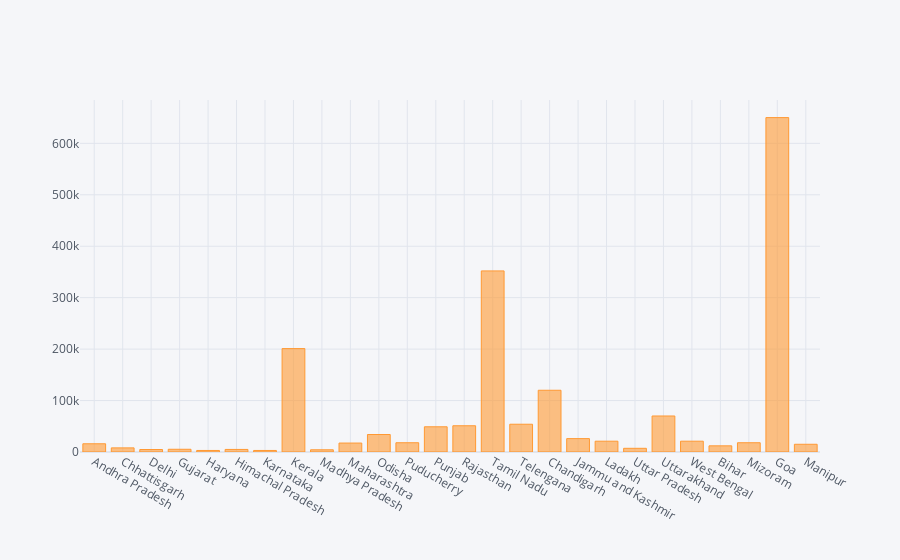

Notebook cell for this chart:
### Code cell
import cufflinks as cf
cf.go_offline()
cf.set_config_file(offline=False, world_readable=True)
#Pandas vis
df.plot(kind='bar',x='Name of State / UT',y='Total Vaccine')
plt.show()
#Plotly
df.iplot(kind='bar',x='Name of State / UT',y='Total Vaccine')

### Figure 1 — Plotly figure (JSON) as saved in the notebook; plotly's stock layout.template omitted (floating-point values rounded to 4 significant figures)
{"data": [{"marker": {"color": "rgba(255, 153, 51, 0.6)", "line": {"color": "rgba(255, 153, 51, 1.0)", "width": 1}}, "name": "Total Vaccine", "orientation": "v", "text": "", "type": "bar", "x": ["Andhra Pradesh", "Chhattisgarh", "Delhi", "Gujarat", "Haryana", "Himachal Pradesh", "Karnataka", "Kerala", "Madhya Pradesh", "Maharashtra", "Odisha", "Puducherry", "Punjab", "Rajasthan", "Tamil Nadu", "Telengana", "Chandigarh", "Jammu and Kashmir", "Ladakh", "Uttar Pradesh", "Uttarakhand", "West Bengal", "Bihar", "Mizoram", "Goa", "Manipur"], "y": [16000, 8000, 4800, 5300, 3000, 5000, 3000, 201000, 4300, 17400, 34000, 18000, 49000, 51000, 352000, 54000, 120000, 26000, 21000, 7200, 70000, 21000, 12000, 18000, 650000, 15000]}], "layout": {"legend": {"bgcolor": "#F5F6F9", "font": {"color": "#4D5663"}}, "paper_bgcolor": "#F5F6F9", "plot_bgcolor": "#F5F6F9", "title": {"font": {"color": "#4D5663"}}, "xaxis": {"gridcolor": "#E1E5ED", "showgrid": true, "tickfont": {"color": "#4D5663"}, "title": {"font": {"color": "#4D5663"}, "text": ""}, "zerolinecolor": "#E1E5ED"}, "yaxis": {"gridcolor": "#E1E5ED", "showgrid": true, "tickfont": {"color": "#4D5663"}, "title": {"font": {"color": "#4D5663"}, "text": ""}, "zerolinecolor": "#E1E5ED"}}}
